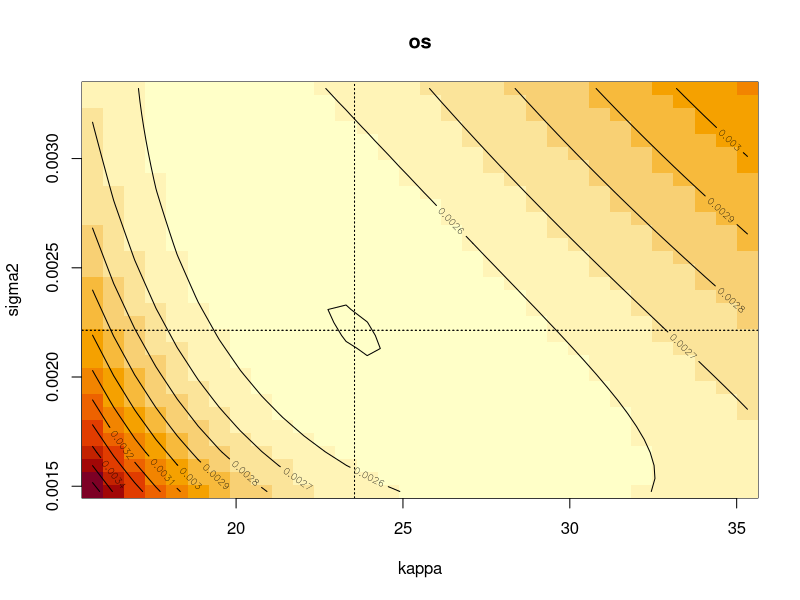
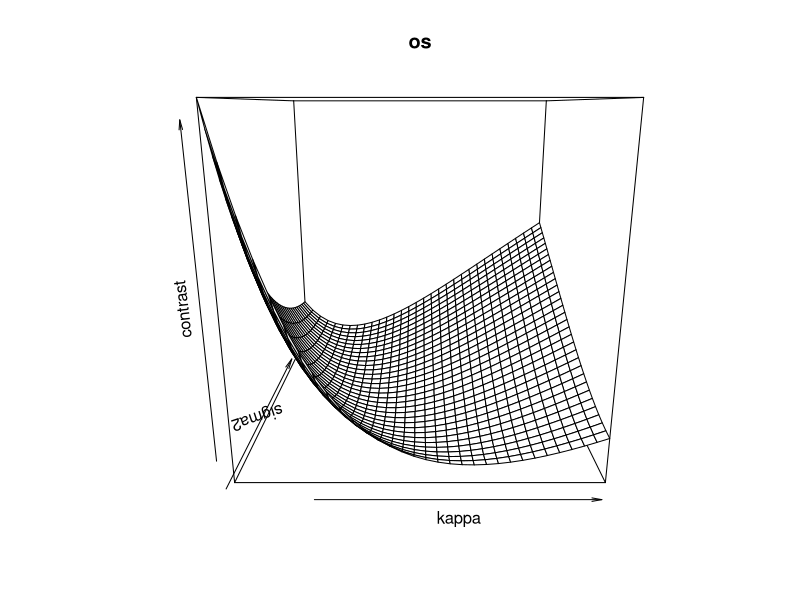

R code for these plots, in order:
library(spatstat)


### Name: methods.objsurf
### Title: Methods for Objective Function Surfaces
### Aliases: methods.objsurf print.objsurf plot.objsurf persp.objsurf
###   image.objsurf contour.objsurf
### Keywords: spatial hplot

### ** Examples

 fit <- kppm(redwood ~ 1, "Thomas")
 os <- objsurf(fit)
  os
  plot(os)
  contour(os, add=TRUE)
  persp(os)
